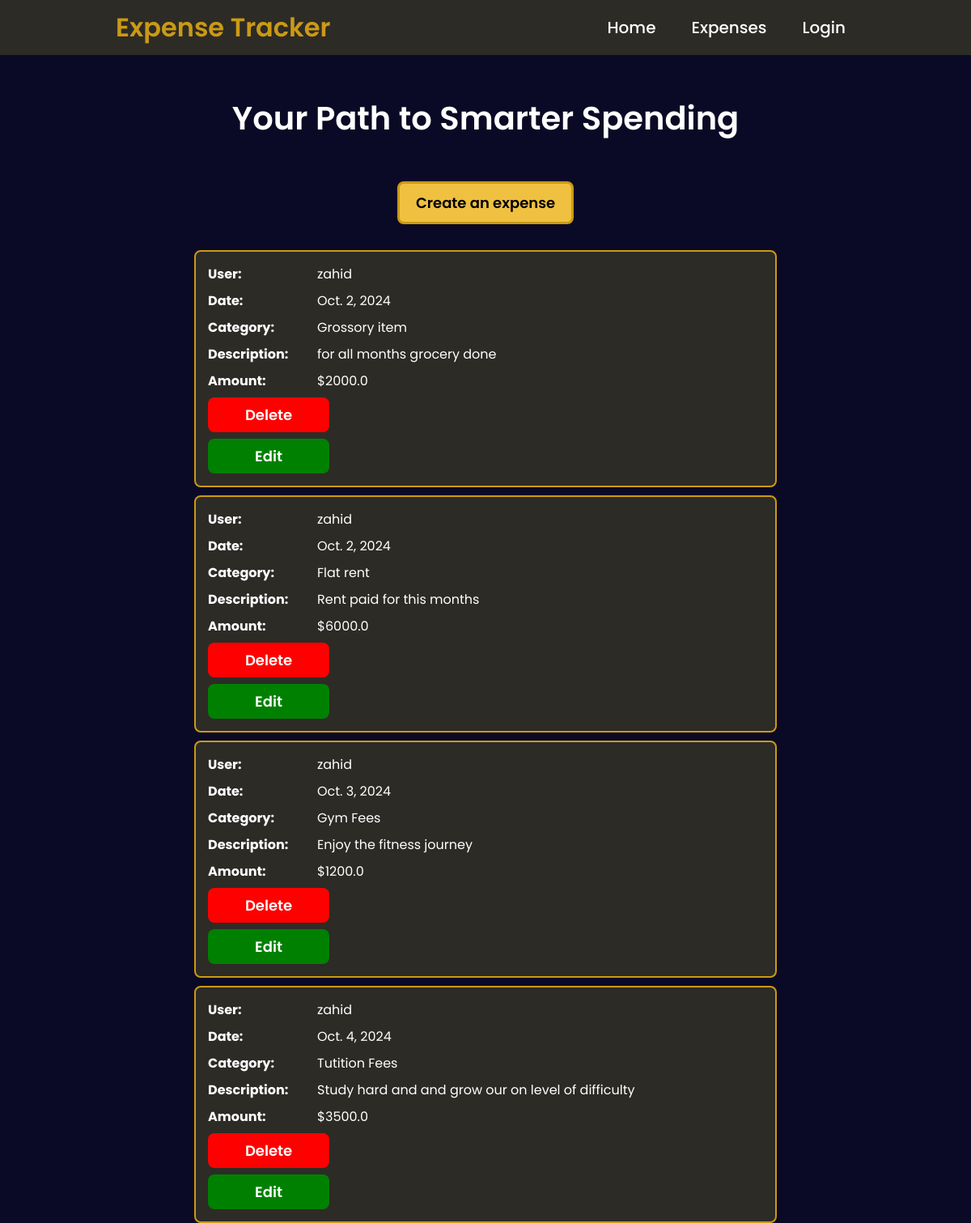
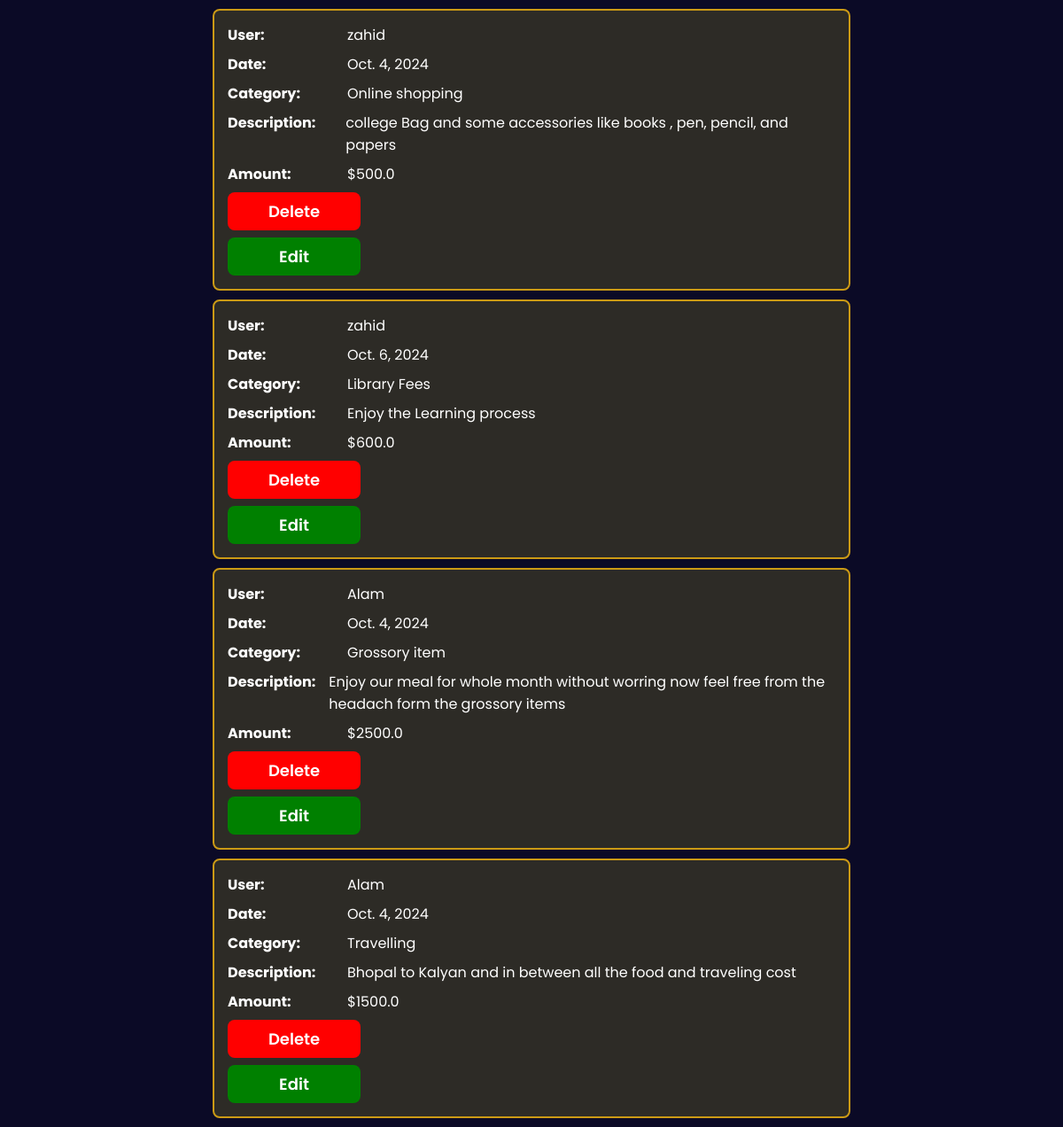
Page /expense/ on the committed database (2 pictures, top to bottom).
### testapp/models.py (models this page shows, shortened)
class ExpenseModel(models.Model):
    date = models.DateField()
    category = models.CharField(max_length=250)
    description = models.TextField(max_length=1000)
    amount = models.FloatField()
    user = models.ForeignKey(User, on_delete=models.CASCADE)

### testapp/views.py (the view)
# urls.py: path('', views.expense_list, name='expense_list'),
def expense_list(request):
    expenses = ExpenseModel.objects.all()
    return render(request, 'expense_list.html', {'expenses': expenses})

### templates/expense_list.html (shortened to what this page needs)
{% extends "base.html" %} {% load static %}  {% block content %}
<h1 class="h-exp">Your Path to Smarter Spending</h1>
<a class="e-btn" href="{% url 'expense_create' %}">Create an expense</a>
<ul class="expense-list">
  {% for expense in expenses %}
  <li>
    <div>
      <span class="expense-label">User:</span>
      <span>{{ expense.user.username }}</span>
    </div>
    <div>
      <span class="expense-label">Date:</span> <span>{{ expense.date }}</span>
    </div>
    <div>
      <span class="expense-label">Category:</span>
      <span>{{ expense.category }}</span>
    </div>
    <div>
      <span class="expense-label">Description:</span>
      <span>{{ expense.description }}</span>
    </div>
    <div>
      <span class="expense-label">Amount:</span>
      <span>${{ expense.amount }}</span>
    </div>
    <a class="d-btn" href="{% url 'expense_delete' expense.id %}"> Delete </a>
    <a class="c-btn" href="{% url 'expense_edit' expense.id %}"> Edit </a>
  </li>
  {% empty %}
  <p class="no-expenses">No expenses found.</p>
  {% endfor %}
</ul>
{% endblock %}

### templates/base.html (shortened to what this page needs)
<!DOCTYPE html>
<html lang="en">
{% load static %}
<head>
    <link rel="stylesheet" href="{% static 'css/styles.css' %}">
</head>
<body>
    <header class="h-container">
        <h1>Expense Tracker</h1>
        <nav>
            <ul>
                <li><a href="{% url 'expense_list' %}">Home</a></li>
                <li><a href="{% url 'expense_list' %}">Expenses</a></li>
                {% if user.is_authenticated %}
                <li>
                    <form class="fform" method="post" action="{% url 'logout' %}" style="display:inline;">
                        {% csrf_token %}
                        <button type="submit" style="background:none; border:none; padding:0; font: inherit; color:inherit; cursor:pointer; text-decoration: underline;">Logout</button>
                    </form>
                </li>
                {% else %}
                <li><a href="{% url 'login' %}">Login</a></li>
                {% endif %}
            </ul>
        </nav>
    </header>
    {% block content %}{% endblock %}
</body>
</html>

### static/css/styles.css (style rules this page uses)
* { margin: 0; padding: 0; box-sizing: border-box; font-family: 'Poppins', sans-serif; }
body { background-color: #0b0a26; color: white; }
.h-container { display: flex; justify-content: space-between; align-items: center; background-color: #2d2b26; padding: 10px 15px; }
.h-container h1 { font-size: 32px; color: #cb9a15; font-weight: 600; margin-left: 8rem; }
.h-container nav { display: flex; margin-right: 8rem; }
.h-container nav ul { display: flex; gap: 20px; list-style: none; }
.h-container nav li { list-style: none; }
.h-container li a { text-decoration: none; color: #fff; font-size: 20px; padding: 8px 12px; font-weight: 500; transition: color 0.3s ease; }
.h-exp { text-align: center; margin: 3rem; font-weight: 600; font-size: 40px; }
.e-btn { display: inline-block; text-align: center; font-size: 18px; text-decoration: none; border: 3px solid #cb9a15; background-color:#f0c040; color: #000; border-radius: 8px; font-weight: 600; padding: 10px 20px; cursor: pointer; margin: 2rem auto; display: block; width: max-content; transition: background-color 0.3s ease; }
.expense-list { width: 60%; margin: 0 auto; padding: 0; list-style: none; }
.expense-list li { border: 2px solid #cb9a15; background-color: #2d2b26; color: white; padding: 15px; margin-bottom: 10px; border-radius: 8px; display: flex; flex-direction: column; gap: 8px; }
.expense-list li div { display: flex; justify-content: flex-start; gap: 15px; }
.expense-label { font-weight: bold; width: 120px; }
a { color: #cb9a15; text-decoration: none; font-weight: bold; }
.d-btn, .c-btn { width: 150px; font-size: 18px; font-weight: 600; padding: 0.5rem; text-align: center; border: none; cursor: pointer; }
.d-btn { background-color: red; color: white; border-radius: 8px; }
.c-btn { background-color: green; color: white; border-radius: 8px; text-decoration: none; display: inline-block; }

### rows in the picture
ExpenseModel: user.username "zahid", date "Oct. 2, 2024", category "Grossory item", description "for all months grocery done", amount "2000.0"
ExpenseModel: user.username "zahid", date "Oct. 2, 2024", category "Flat rent", description "Rent paid for this months", amount "6000.0"
ExpenseModel: user.username "zahid", date "Oct. 3, 2024", category "Gym Fees", description "Enjoy the fitness journey", amount "1200.0"
ExpenseModel: user.username "zahid", date "Oct. 4, 2024", category "Tutition Fees", description "Study hard and and grow our on level of difficulty", amount "3500.0"
ExpenseModel: user.username "zahid", date "Oct. 4, 2024", category "Online shopping", description "college Bag and some accessories like books , pen, pencil, and papers", amount "500.0"
ExpenseModel: user.username "zahid", date "Oct. 6, 2024", category "Library Fees", description "Enjoy the Learning process", amount "600.0"
ExpenseModel: user.username "Alam", date "Oct. 4, 2024", category "Grossory item", description "Enjoy our meal for whole month without worring now feel free from the headach form the grossory items", amount "2500.0"
ExpenseModel: user.username "Alam", date "Oct. 4, 2024", category "Travelling", description "Bhopal to Kalyan and in between all the food and traveling cost", amount "1500.0"
